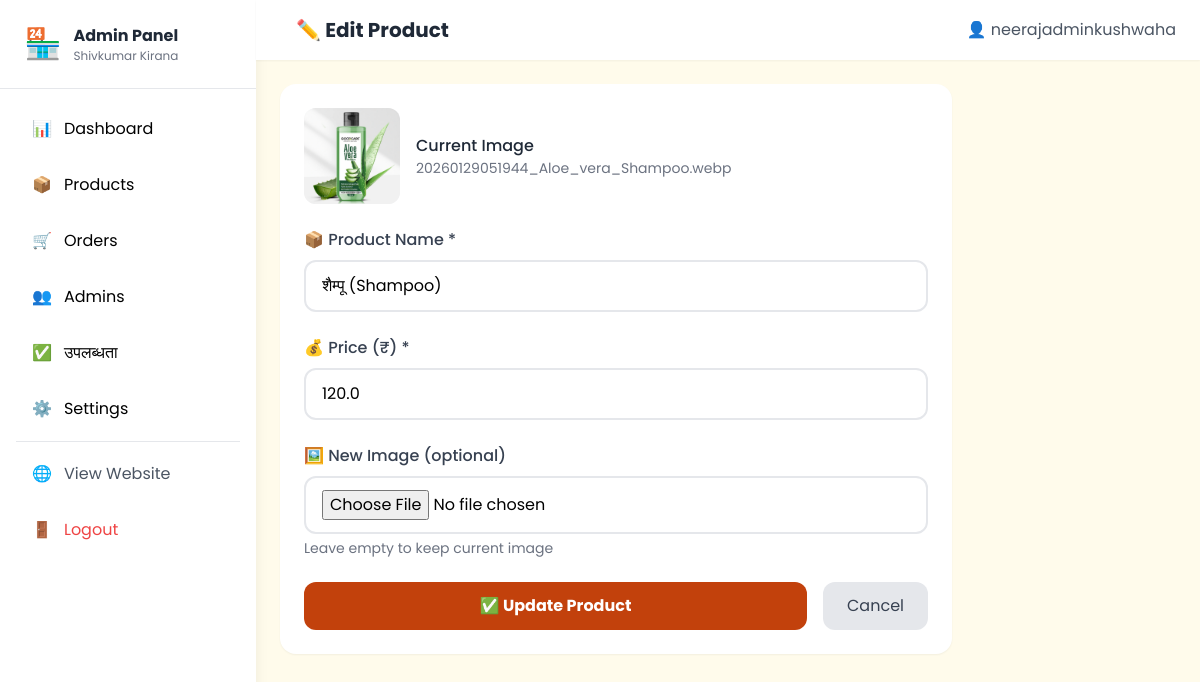
Screenshot of /admin/products/edit/12 (signed in) with the database file from the repository.
### models.py (models this page shows, shortened)
class Product(db.Model):
    __tablename__ = 'products'
    id = db.Column(db.Integer, primary_key=True)
    name = db.Column(db.String(255), nullable=False)
    price = db.Column(db.Float, nullable=False)
    image = db.Column(db.String(255), default='default.png')
    is_available = db.Column(db.Boolean, default=True)
    created_at = db.Column(db.DateTime, default=datetime.utcnow)

### app.py (the view, shortened to what this page needs)
@app.route('/admin/products/edit/<int:product_id>', methods=['GET', 'POST'])
@admin_required
def admin_edit_product(product_id):
    product = get_product_by_id(product_id)
    if not product:
        flash('प्रोडक्ट नहीं मिला (Product not found)', 'error')
        return redirect(url_for('admin_products'))
    return render_template('admin/edit_product.html', product=product)

### app.py (called while the page is built)
def admin_required(f):
    @wraps(f)
    def decorated_function(*args, **kwargs):
        if 'admin_id' not in session:
            flash('कृपया पहले लॉगिन करें (Please login first)', 'error')
            return redirect(url_for('admin_login'))
        return f(*args, **kwargs)
    return decorated_function

### models.py (called while the page is built)
def get_product_by_id(product_id):
    return Product.query.get(product_id)

### templates/admin/edit_product.html (shortened to what this page needs)
{% extends 'admin/base.html' %}
{% block page_title %}✏️ Edit Product{% endblock %}
{% block content %}
<div class="max-w-2xl">
    <div class="bg-white rounded-2xl shadow-sm p-6">
        <form method="POST" enctype="multipart/form-data" class="space-y-6">
            <div class="flex items-center space-x-4">
                <div class="w-24 h-24 rounded-xl overflow-hidden bg-gray-100 flex items-center justify-center">
                    {% if product.image and product.image != 'default.png' %}
                        <img src="{{ url_for('static', filename='images/uploads/' + product.image) }}"
                             alt="{{ product.name }}"
                             class="w-full h-full object-cover">
                    {% else %}
                        <span class="text-4xl">📦</span>
                    {% endif %}
                </div>
                <div>
                    <p class="font-medium text-gray-800">Current Image</p>
                    <p class="text-sm text-gray-500">{{ product.image }}</p>
                </div>
            </div>
            <div>
                <label class="block text-gray-700 font-medium mb-2">
                    📦 Product Name *
                </label>
                <input type="text"
                       name="name"
                       required
                       value="{{ product.name }}"
                       class="w-full px-4 py-3 border-2 border-gray-200 rounded-xl focus:ring-2 focus:ring-primary focus:border-primary outline-none">
            </div>
            <div>
                <label class="block text-gray-700 font-medium mb-2">
                    💰 Price (₹) *
                </label>
                <input type="number"
                       name="price"
                       required
                       min="0"
                       step="0.01"
                       value="{{ product.price }}"
                       class="w-full px-4 py-3 border-2 border-gray-200 rounded-xl focus:ring-2 focus:ring-primary focus:border-primary outline-none">
            </div>
            <div>
                <label class="block text-gray-700 font-medium mb-2">
                    🖼️ New Image (optional)
                </label>
                <input type="file"
                       name="image"
                       accept="image/*"
                       class="w-full px-4 py-3 border-2 border-gray-200 rounded-xl focus:ring-2 focus:ring-primary focus:border-primary outline-none">
                <p class="text-gray-500 text-sm mt-1">Leave empty to keep current image</p>
            </div>
            <div class="flex space-x-4">
                <button type="submit"
                        class="flex-1 py-3 bg-primary text-white font-bold rounded-xl hover:bg-primary-dark transition-all">
                    ✅ Update Product
                </button>
                <a href="{{ url_for('admin_products') }}"
                   class="px-6 py-3 bg-gray-200 text-gray-700 rounded-xl hover:bg-gray-300 transition-all">
                    Cancel
                </a>
            </div>
        </form>
    </div>
</div>
{% endblock %}

### templates/admin/base.html (style rules this page uses)
* { font-family: 'Poppins', sans-serif; }

### rows the page displays
Product: image (picture), image "20260129051944_Aloe_vera_Shampoo.webp", name "शैम्पू (Shampoo)", price "120.0"

### other values shown
{{ session.admin_username }} "neerajadminkushwaha"
